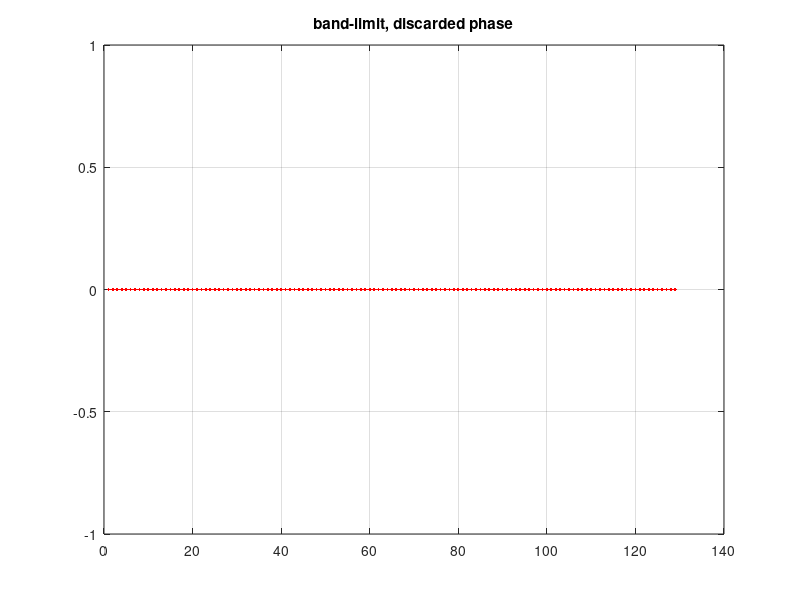
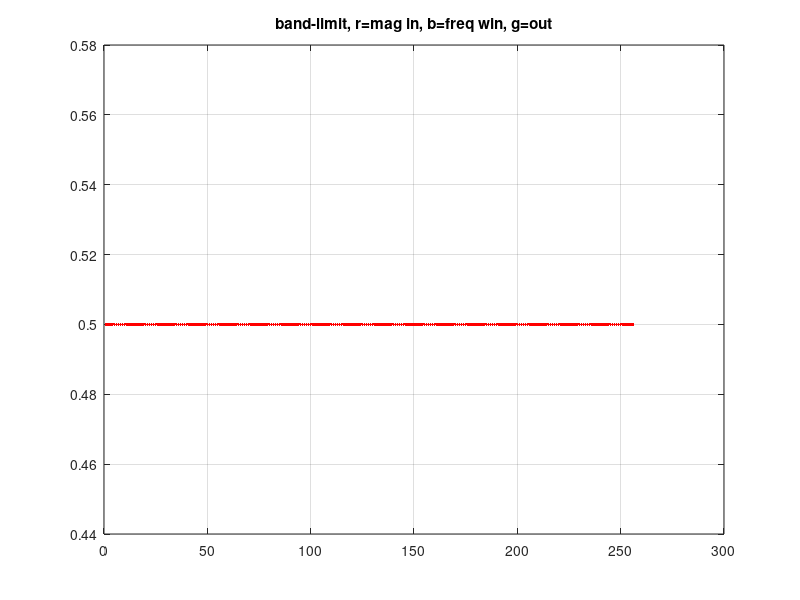

Recreate these plots in MATLAB, in order. (Note: this script raises an error after producing the figures.)
function ffbltest()
% ffbltest - tests ffbl(), the free-field eq band-limit function.

% modification history
% --------------------
%                ----  v5.6.0  ----
% 11.05.04  JDM  created from ffeq1()
% 11.17.04  JDM  bandlimit() replaced by ffbl(); renamed, ffeq2 -> ffbltest;
%                added analysis code from ffbl.m
%                ----  v5.8.0  ----
% 09.15.05  JDM  updated alias/rcepswindow comments
% 09.28.05  JDM  added to SUR
%
% JDM == Joel D. Miller


%23456789 123456789 123456789 123456789 123456789 123456789 123456789 1234567890

% Copyright (C) 2001-2018 United States Government as represented by the
% Administrator of the National Aeronautics and Space Administration (NASA).
% All Rights Reserved.
% 
% This software is distributed under the NASA Open Source Agreement (NOSA),
% version 1.3.  The NOSA has been approved by the Open Source Initiative.
% See the file NOSA.txt at the top of the distribution directory tree for the
% complete NOSA document.
% 
% THE SUBJECT SOFTWARE IS PROVIDED "AS IS" WITHOUT ANY WARRANTY OF ANYKIND,
% EITHER EXPRESSED, IMPLIED, OR STATUTORY, INCLUDING, BUT NOT LIMITED TO, ANY
% WARRANTY THAT THE SUBJECT SOFTWARE WILL CONFORM TO SPECIFICATIONS, ANY IMPLIED
% WARRANTIES OF MERCHANTABILITY, FITNESS FOR A PARTICULAR PURPOSE, OR FREEDOM
% FROM INFRINGEMENT, ANY WARRANTY THAT THE SUBJECT SOFTWARE WILL BE ERROR FREE,
% OR ANY WARRANTY THAT DOCUMENTATION, IF PROVIDED, WILL CONFORM TO THE SUBJECT
% SOFTWARE.

% investigate band-limiting with ffbl()

NF = 256;       % length of filter
LI = NF;        % length of inverse filter
fs = 44100;

in = 0.5*ones(NF,1);

% plot discarded phase of input (input has real and imag components, but
% we operate only on the abs(), ignoring angle(), resulting in real output)
figure;
plot(angle(in(1:NF/2+1)),'r.-');
title('band-limit, discarded phase');
grid;

% plot mag of input
figure;
plot(abs(in),'r.-');
hold on;
title('band-limit, r=mag in, b=freq win, g=out');
grid;

% band-limit frequency domain data
[ invresp, win ] = ffbl( in, fs, 400, 17000 );

% plot freq win and output (plot held above)
plot(win,'b.-');
plot(invresp,'g.-');

% time domain inverse filter
leftinvc = ifft( invresp ); % complex
leftinv = real( leftinvc ); % real

% The xhat signal in rceps() will contain a time-aliased signal with negative
% time wrapping in from the right (i.e., similar to the input).
% The rceps() wn window will zero-out the negative time aliased portion.

% above behavior similar to a time-aliased sinc
% plot(ifft([0,0,1,1,1,1,1,0,0,0,1,1,1,1,1,0]),'o-');

n = length(leftinv);
xhat = real(ifft(log(abs(fft(leftinv)))));
wn = [1; 2*ones(n/2-1,1); 1; zeros(n/2-1,1)];
mp = real(ifft(exp(fft(wn.*xhat))));
figure;
plot(xhat,'r.-');
hold on;
plot(wn,'b.-');
plot(mp,'g.-');
title('rceps');

% plot
figure;
plot( 1:LI, leftinv, 'r.-', 1:LI, imag(leftinvc), 'b.-' );
grid;
title( 'impulse resp ( r=real, b=imag )');

% WHEN AND WHY NOT TO ZERO PAD WHEN CALLING RCEPS
%
% Bandlimiting with ffbl() introduces rect/sinc-like time-domain aliasing.
% The window used in rceps can reduce the effects of this aliasing by
% zeroing-out the aliased portion.  Zero padding moves some or all of the
% aliased response into the non-zero portion of the rceps window.
%
% If no zero padding is used in the mp rceps(), the end filt/invfilt response
% will be flatter than if no mp done.  So, we do want mp at this stage.
%
% If zero padding is used, the end response is similar to no mp!
% E.g., if 512 resp pts and 1536 zeros, the same filter is basically returned
% after truncating back down to 512 pts.  Before truncation, data exists after
% 512; it looks like a smaller version of 1:512.

%[ dummy leftinv ] = rceps( [ leftinv; zeros(512-LI,1) ] );
figure;
plot(leftinv,'r.-');
hold on;
%[ dummy leftinv ] = rceps( [ leftinv; zeros(4096-LI,1) ] );
[ dummy leftinv ] = rceps( leftinv );
plot(leftinv,'g.-');
title('impulse resp ( r=non-mp, g=mp )');
grid;

% plot frequency responses
[h1,w1] = freqz( leftinvc, [1], NF, fs ); % win inv
[h3,w3] = freqz( leftinv,  [1], NF, fs ); % mp win inv
figure;
subplot(2,1,1);
semilogx( w1, 20*log10(abs(h1)), 'r.-', ...
          w3, 20*log10(abs(h3)), 'g.-' );
title( 'mag, r=win inv, g=mp win inv' );
grid;
axis( [ 20 20000 -10 5 ] );
subplot(2,1,2);
plot( w1, angle(h1), 'r.-', ...
      w3, angle(h3), 'g.-' );
title( 'phase' );
grid;
axis( [ 20 20000 -pi pi ] );
